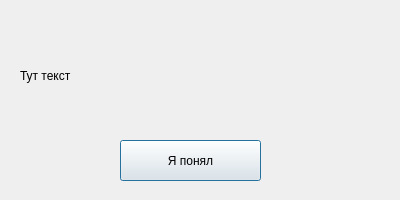
<?xml version="1.0" encoding="UTF-8"?>
<ui version="4.0">
 <class>Message</class>
 <widget class="QDialog" name="Message">
  <property name="geometry">
   <rect>
    <x>0</x>
    <y>0</y>
    <width>400</width>
    <height>200</height>
   </rect>
  </property>
  <property name="minimumSize">
   <size>
    <width>400</width>
    <height>200</height>
   </size>
  </property>
  <property name="maximumSize">
   <size>
    <width>400</width>
    <height>200</height>
   </size>
  </property>
  <property name="windowTitle">
   <string>Сообщение</string>
  </property>
  <widget class="QPushButton" name="pushButton">
   <property name="geometry">
    <rect>
     <x>120</x>
     <y>140</y>
     <width>141</width>
     <height>41</height>
    </rect>
   </property>
   <property name="text">
    <string>Я понял</string>
   </property>
  </widget>
  <widget class="QLabel" name="mess">
   <property name="geometry">
    <rect>
     <x>20</x>
     <y>20</y>
     <width>361</width>
     <height>111</height>
    </rect>
   </property>
   <property name="styleSheet">
    <string notr="true">font: 12pt &quot;MS Shell Dlg 2&quot;;</string>
   </property>
   <property name="text">
    <string>Тут текст</string>
   </property>
  </widget>
 </widget>
 <resources/>
 <connections/>
</ui>
